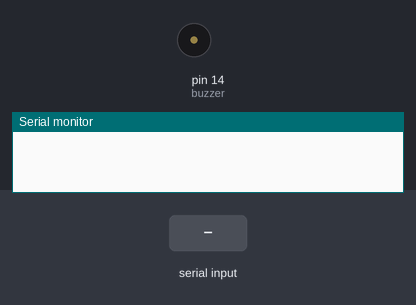
A sketch run on a simulated Arduino Mega 2560, built with avr-gcc and run on an emulated ATmega2560. Parts: buzzer (waves = sounding), the last lines printed to the serial monitor. The test bench sets the inputs (shaded band).

Above: at 1.2 s.
1.3 s: "safe" received over the second serial link
At 2.42 s:
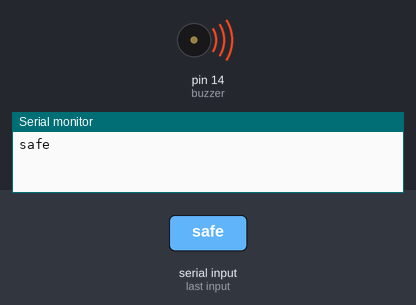
4.3 s: "notsafe" received over the second serial link
At 6.5 s:
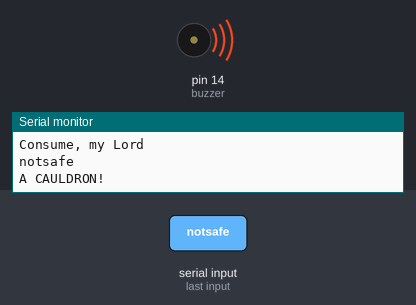
Timing chart, 0 to 9.3 s (numbered marks = the images above; inputs shaded):
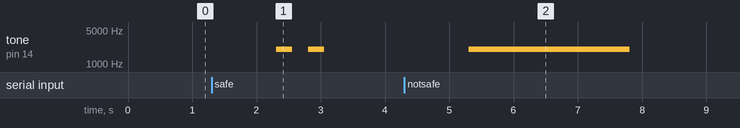

Measured:
- after the input at 1.3 s, tone on pin 14 (buzzer): alternates 2000 Hz for 0.25 s and silent for 0.25 s, 4 changes in all, then stays silent, starting after 1.0 s
- after the input at 4.3 s, tone on pin 14 (buzzer): silent → 2000 Hz after 1.0 s, → silent 2.5 s later

The sketch:

command.ino
```cpp
const int buzzer = 14; //Pin assignment for buzzy buzzer

void setup() {
  // Setup serial for monitor
  Serial.begin(9600);


  // Setup Serial1 for Bluetooth (Tier 2)
  Serial1.begin(9600); // Default communication rate of the Bluetooth module

  // Setup buzzy buzzer
  pinMode(buzzer, OUTPUT); //initialising pin mode for output of power to LED (for it to turn on (3.3V) and off (0V)
}

//Turn the pin on or off depending on the data received via bluetooth as above
void loop() {
  if(Serial1.available() > 0){ // Checks whether data is comming from the serial port

    //Buzzer - receive command for buzzer
    String str = Serial1.readString().substring(0); //substring 0 because you read the FIRST character

    //turn the pin on or off depending on the data received via bluetooth as above
    Serial.println(str);
    if(str == "safe"){
    tone(buzzer, 2000,250); //beep at 1000 freq for 250ms
    delay(500); //stop beeping for 500 ms
    tone(buzzer, 2000,250); //beep at 1000 freq for 250ms
    Serial.println("Consume, my Lord"); //you need humour to get through this

    } else if(str == "notsafe"){
    tone(buzzer,2000, 2500); //beep at 500freq for 2500ms/2.5s
    Serial.println("A CAULDRON!"); //you need humour to get through this
    }
  }
}
```
